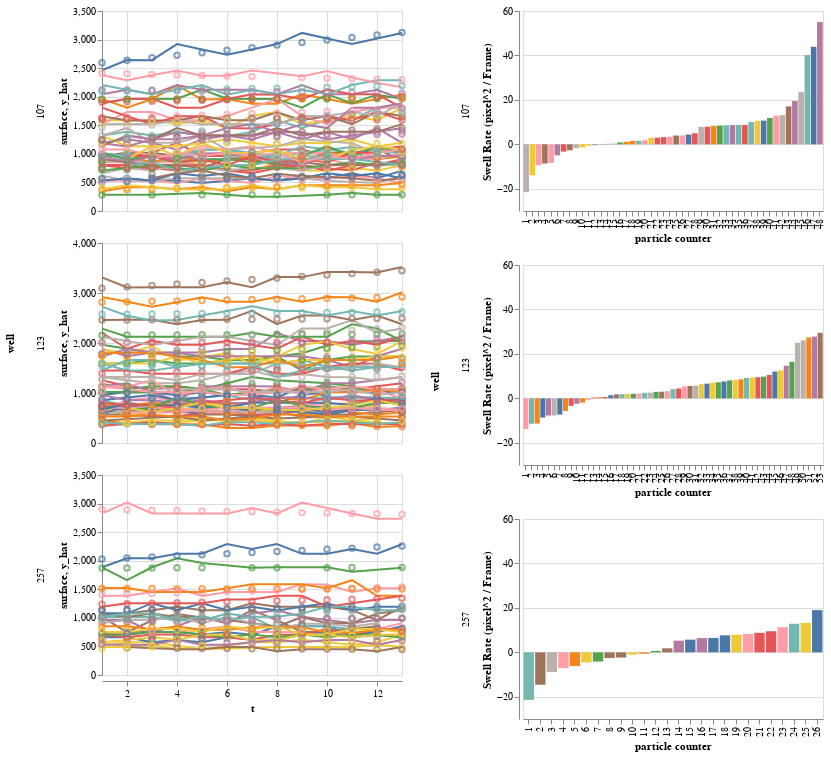

Notebook code for this chart:
### Code cell
# Parameters
memory = slider_memory.value
required_t_steps = slider_min_t_steps.value
max_se = slider_max_se.value
seed = slider_seed.value

# Load data
df = pd.read_csv(folder_path / 'output.csv', sep=';')

# Calculate centers
df['x'] = (df['x2'] + df['x1']) / 2
df['y'] = (df['y2'] + df['y1']) / 2

# Apply particle tracking
df = df.groupby('well').apply(tp.link, search_range=20, memory=memory, t_column='t').reset_index(drop=True)

# Filter for particles that have at least 10 timesteps
df = df[df.groupby(['well','particle'])['t'].transform('count') >= required_t_steps]

if len(df) == 0:
  raise Exception('Warning: no particles are left with these settings')

df = df.groupby(['well','particle']).apply(linear_reg)

# Remove particles with high t_se
df = df[df['param_t_se'] <= max_se]

processing_impact_graph(df, seed)

### Figure 1 — Vega-Lite specification as saved in the notebook (floating-point values rounded to 4 significant figures; data arrays with more than 128 entries replaced by an {"elided": "..."} marker saying what was removed)
{"config": {"view": {"continuousWidth": 400, "continuousHeight": 300}}, "hconcat": [{"data": {"name": "data-48a15540b3fe1e006883dbe027d28d9c"}, "facet": {"row": {"type": "quantitative", "field": "well"}}, "spec": {"layer": [{"mark": "line", "encoding": {"color": {"type": "nominal", "field": "particle", "legend": null}, "tooltip": [{"type": "nominal", "field": "particle"}, {"type": "quantitative", "field": "param_t_se"}], "x": {"type": "quantitative", "field": "t"}, "y": {"type": "quantitative", "field": "surface"}}, "height": 200, "width": 300}, {"mark": "point", "encoding": {"color": {"type": "nominal", "field": "particle", "legend": null}, "tooltip": [{"type": "nominal", "field": "particle"}, {"type": "quantitative", "field": "param_t_se"}], "x": {"type": "quantitative", "field": "t"}, "y": {"type": "quantitative", "field": "y_hat"}}, "height": 200, "width": 300}]}, "resolve": {"scale": {"y": "independent"}}}, {"data": {"name": "data-ca2321405406a93a49a51a15e16018b7"}, "facet": {"row": {"type": "quantitative", "field": "well"}}, "spec": {"mark": "bar", "encoding": {"color": {"type": "nominal", "field": "particle", "legend": null}, "tooltip": [{"type": "nominal", "field": "particle"}], "x": {"type": "ordinal", "field": "rank", "title": "particle counter"}, "y": {"type": "quantitative", "field": "param_t", "title": "Swell Rate (pixel^2 / Frame)"}}, "height": 200, "width": 300}, "resolve": {"scale": {"x": "independent"}}}], "$schema": "https://vega.github.io/schema/vega-lite/v4.0.2.json", "datasets": {"data-48a15540b3fe1e006883dbe027d28d9c": {"elided": "1581 records"}, "data-ca2321405406a93a49a51a15e16018b7": [{"well": 107, "particle": 0, "param_t": 10.68, "rank": 39.0}, {"well": 107, "particle": 2, "param_t": 7.911, "rank": 30.0}, {"well": 107, "particle": 3, "param_t": 40.13, "rank": 46.0}, {"well": 107, "particle": 7, "param_t": 3.487, "rank": 24.0}, {"well": 107, "particle": 9, "param_t": -1.698, "rank": 9.0}, {"well": 107, "particle": 12, "param_t": 8.337, "rank": 31.0}, {"well": 107, "particle": 18, "param_t": -13.95, "rank": 2.0}, {"well": 107, "particle": 21, "param_t": 1.864, "rank": 20.0}, {"well": 107, "particle": 22, "param_t": 0.1036, "rank": 13.0}, {"well": 107, "particle": 23, "param_t": 13.14, "rank": 42.0}, {"well": 107, "particle": 25, "param_t": 1.116, "rank": 17.0}, {"well": 107, "particle": 26, "param_t": 3.25, "rank": 23.0}, {"well": 107, "particle": 27, "param_t": 8.722, "rank": 35.0}, {"well": 107, "particle": 28, "param_t": 0.2103, "rank": 14.0}, {"well": 107, "particle": 30, "param_t": 19.47, "rank": 44.0}, {"well": 107, "particle": 34, "param_t": 4.402, "rank": 27.0}, {"well": 107, "particle": 35, "param_t": 1.536, "rank": 18.0}, {"well": 107, "particle": 36, "param_t": 3.004, "rank": 22.0}, {"well": 107, "particle": 37, "param_t": 0.2934, "rank": 15.0}, {"well": 107, "particle": 38, "param_t": 0.8286, "rank": 16.0}, {"well": 107, "particle": 39, "param_t": 10.6, "rank": 38.0}, {"well": 107, "particle": 40, "param_t": -4.937, "rank": 6.0}, {"well": 107, "particle": 41, "param_t": 12.86, "rank": 41.0}, {"well": 107, "particle": 42, "param_t": 3.953, "rank": 25.0}, {"well": 107, "particle": 43, "param_t": 7.837, "rank": 29.0}, {"well": 107, "particle": 44, "param_t": 43.93, "rank": 47.0}, {"well": 107, "particle": 46, "param_t": 8.734, "rank": 36.0}, {"well": 107, "particle": 47, "param_t": 1.588, "rank": 19.0}, {"well": 107, "particle": 48, "param_t": 8.458, "rank": 32.0}, {"well": 107, "particle": 49, "param_t": -1.346, "rank": 10.0}, {"well": 107, "particle": 50, "param_t": 8.7, "rank": 34.0}, {"well": 107, "particle": 51, "param_t": -8.389, "rank": 5.0}, {"well": 107, "particle": 52, "param_t": -2.693, "rank": 8.0}, {"well": 107, "particle": 53, "param_t": -21.52, "rank": 1.0}, {"well": 107, "particle": 56, "param_t": -3.297, "rank": 7.0}, {"well": 107, "particle": 57, "param_t": 8.562, "rank": 33.0}, {"well": 107, "particle": 58, "param_t": 11.88, "rank": 40.0}, {"well": 107, "particle": 59, "param_t": -0.5869, "rank": 11.0}, {"well": 107, "particle": 60, "param_t": -0.397, "rank": 12.0}, {"well": 107, "particle": 61, "param_t": -9.39, "rank": 3.0}, {"well": 107, "particle": 62, "param_t": 17.09, "rank": 43.0}, {"well": 107, "particle": 63, "param_t": 23.63, "rank": 45.0}, {"well": 107, "particle": 66, "param_t": 4.998, "rank": 28.0}, {"well": 107, "particle": 71, "param_t": 2.9, "rank": 21.0}, {"well": 107, "particle": 67, "param_t": 10.02, "rank": 37.0}, {"well": 107, "particle": 72, "param_t": 55.02, "rank": 48.0}, {"well": 107, "particle": 74, "param_t": 4.027, "rank": 26.0}, {"well": 107, "particle": 79, "param_t": -8.627, "rank": 4.0}, {"well": 123, "particle": 0, "param_t": -8.648, "rank": 4.0}, {"well": 123, "particle": 1, "param_t": -5.645, "rank": 8.0}, {"well": 123, "particle": 2, "param_t": -3.383, "rank": 9.0}, {"well": 123, "particle": 3, "param_t": 9.149, "rank": 40.0}, {"well": 123, "particle": 4, "param_t": 16.42, "rank": 48.0}, {"well": 123, "particle": 5, "param_t": 7.096, "rank": 34.0}, {"well": 123, "particle": 6, "param_t": 27.79, "rank": 52.0}, {"well": 123, "particle": 8, "param_t": 5.541, "rank": 30.0}, {"well": 123, "particle": 10, "param_t": 6.596, "rank": 33.0}, {"well": 123, "particle": 13, "param_t": 4.419, "rank": 28.0}, {"well": 123, "particle": 16, "param_t": 8.082, "rank": 37.0}, {"well": 123, "particle": 18, "param_t": 1.991, "rank": 19.0}, {"well": 123, "particle": 22, "param_t": 1.815, "rank": 17.0}, {"well": 123, "particle": 25, "param_t": -1.916, "rank": 11.0}, {"well": 123, "particle": 26, "param_t": 0.6118, "rank": 15.0}, {"well": 123, "particle": 29, "param_t": 6.394, "rank": 32.0}, {"well": 123, "particle": 30, "param_t": 14.67, "rank": 47.0}, {"well": 123, "particle": 31, "param_t": 2.155, "rank": 21.0}, {"well": 123, "particle": 33, "param_t": 2.559, "rank": 23.0}, {"well": 123, "particle": 34, "param_t": 1.398, "rank": 16.0}, {"well": 123, "particle": 35, "param_t": 0.5351, "rank": 14.0}, {"well": 123, "particle": 36, "param_t": 0.3625, "rank": 13.0}, {"well": 123, "particle": 37, "param_t": 2.476, "rank": 22.0}, {"well": 123, "particle": 38, "param_t": 9.787, "rank": 43.0}, {"well": 123, "particle": 39, "param_t": 12.6, "rank": 46.0}, {"well": 123, "particle": 40, "param_t": -7.75, "rank": 5.0}, {"well": 123, "particle": 41, "param_t": -0.6214, "rank": 12.0}, {"well": 123, "particle": 43, "param_t": 5.731, "rank": 31.0}, {"well": 123, "particle": 44, "param_t": 12.05, "rank": 45.0}, {"well": 123, "particle": 45, "param_t": 8.562, "rank": 39.0}, {"well": 123, "particle": 46, "param_t": 10.51, "rank": 44.0}, {"well": 123, "particle": 47, "param_t": 1.882, "rank": 18.0}, {"well": 123, "particle": 48, "param_t": 7.198, "rank": 35.0}, {"well": 123, "particle": 49, "param_t": 9.373, "rank": 41.0}, {"well": 123, "particle": 51, "param_t": -13.79, "rank": 1.0}, {"well": 123, "particle": 52, "param_t": 2.969, "rank": 25.0}, {"well": 123, "particle": 53, "param_t": 24.99, "rank": 49.0}, {"well": 123, "particle": 54, "param_t": -7.319, "rank": 7.0}, {"well": 123, "particle": 55, "param_t": 27.39, "rank": 51.0}, {"well": 123, "particle": 57, "param_t": 4.108, "rank": 27.0}, {"well": 123, "particle": 58, "param_t": 2.02, "rank": 20.0}, {"well": 123, "particle": 60, "param_t": -2.434, "rank": 10.0}, {"well": 123, "particle": 61, "param_t": 3.211, "rank": 26.0}, {"well": 123, "particle": 62, "param_t": 29.47, "rank": 53.0}, {"well": 123, "particle": 63, "param_t": 26.08, "rank": 50.0}, {"well": 123, "particle": 64, "param_t": 7.583, "rank": 36.0}, {"well": 123, "particle": 65, "param_t": -11.36, "rank": 3.0}, {"well": 123, "particle": 66, "param_t": 9.511, "rank": 42.0}, {"well": 123, "particle": 67, "param_t": -11.45, "rank": 2.0}, {"well": 123, "particle": 68, "param_t": 2.9, "rank": 24.0}, {"well": 123, "particle": 74, "param_t": 5.355, "rank": 29.0}, {"well": 123, "particle": 71, "param_t": 8.315, "rank": 38.0}, {"well": 123, "particle": 81, "param_t": -7.728, "rank": 6.0}, {"well": 257, "particle": 0, "param_t": 7.664, "rank": 18.0}, {"well": 257, "particle": 4, "param_t": 0.6224, "rank": 12.0}, {"well": 257, "particle": 5, "param_t": -4.598, "rank": 6.0}, {"well": 257, "particle": 7, "param_t": 8.216, "rank": 20.0}, {"well": 257, "particle": 8, "param_t": -14.58, "rank": 2.0}, {"well": 257, "particle": 10, "param_t": 6.473, "rank": 17.0}, {"well": 257, "particle": 15, "param_t": -21.39, "rank": 1.0}, {"well": 257, "particle": 18, "param_t": 13.27, "rank": 25.0}, {"well": 257, "particle": 20, "param_t": 6.404, "rank": 16.0}, {"well": 257, "particle": 21, "param_t": 11.34, "rank": 23.0}, {"well": 257, "particle": 22, "param_t": -2.555, "rank": 8.0}, {"well": 257, "particle": 23, "param_t": -8.821, "rank": 3.0}, {"well": 257, "particle": 24, "param_t": 19.0, "rank": 26.0}, {"well": 257, "particle": 25, "param_t": -0.6042, "rank": 11.0}, {"well": 257, "particle": 26, "param_t": 9.494, "rank": 22.0}, {"well": 257, "particle": 28, "param_t": -4.143, "rank": 7.0}, {"well": 257, "particle": 29, "param_t": 7.889, "rank": 19.0}, {"well": 257, "particle": 30, "param_t": 5.247, "rank": 14.0}, {"well": 257, "particle": 31, "param_t": -7.112, "rank": 4.0}, {"well": 257, "particle": 32, "param_t": 1.812, "rank": 13.0}, {"well": 257, "particle": 34, "param_t": 5.714, "rank": 15.0}, {"well": 257, "particle": 35, "param_t": -6.18, "rank": 5.0}, {"well": 257, "particle": 36, "param_t": 8.786, "rank": 21.0}, {"well": 257, "particle": 37, "param_t": 12.86, "rank": 24.0}, {"well": 257, "particle": 39, "param_t": -1.036, "rank": 10.0}, {"well": 257, "particle": 42, "param_t": -2.341, "rank": 9.0}]}}
